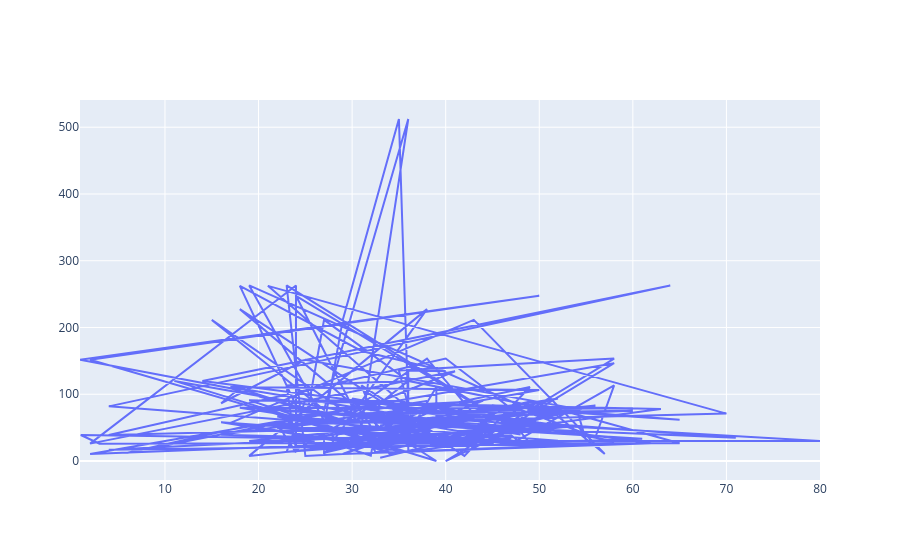

This figure's notebook cell:
### Code cell
# lets go with go objects
import plotly.graph_objects as go
# create simple plot 

fig = go.Figure(data=go.Scatter(x=df['age'],y=df['fare']))
fig.show()

### Figure 1 — Plotly figure (JSON) as saved in the notebook; plotly's stock layout.template omitted (floating-point values rounded to 4 significant figures; data arrays with more than 128 entries replaced by an {"elided": "..."} marker saying what was removed)
{"data": [{"type": "scatter", "x": {"elided": "182 float values"}, "y": {"elided": "182 float values"}}], "layout": {}}
